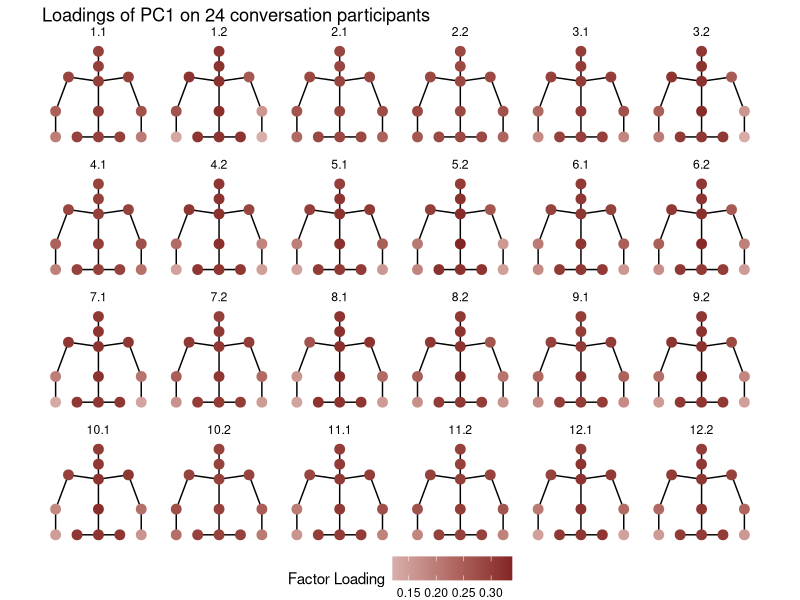
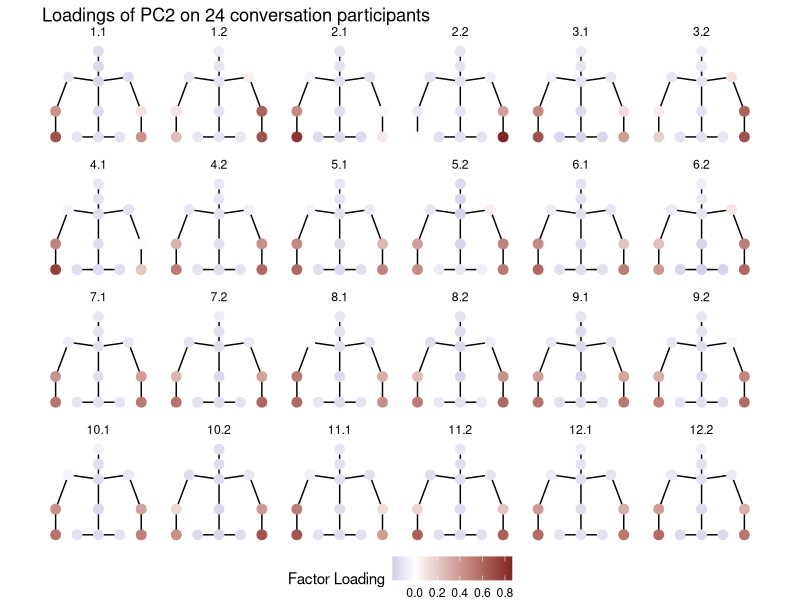
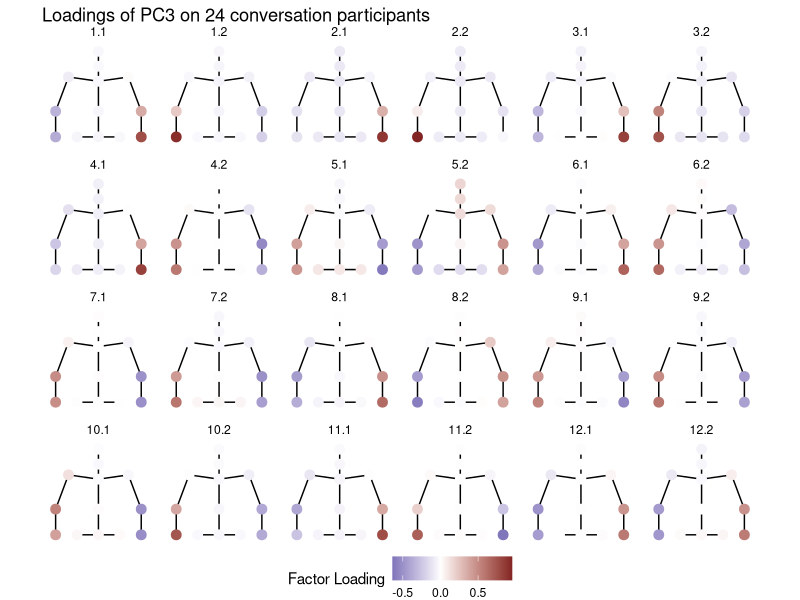
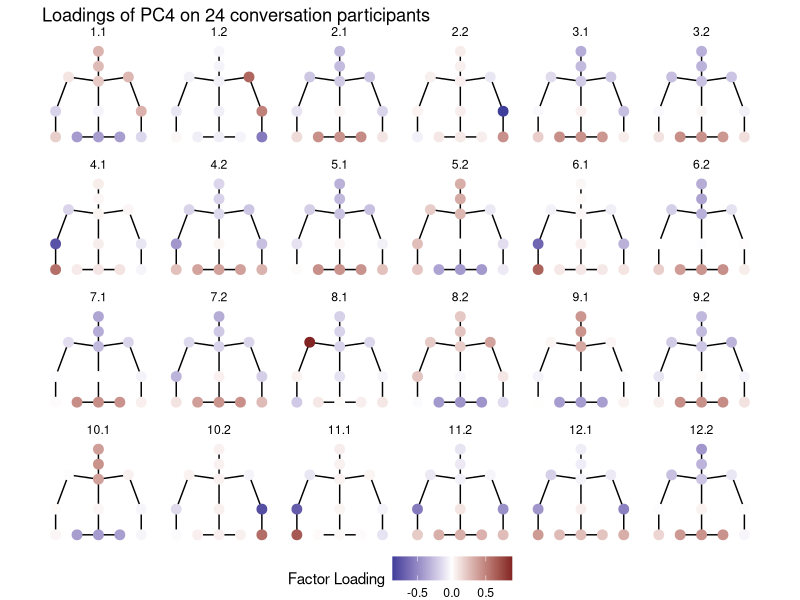
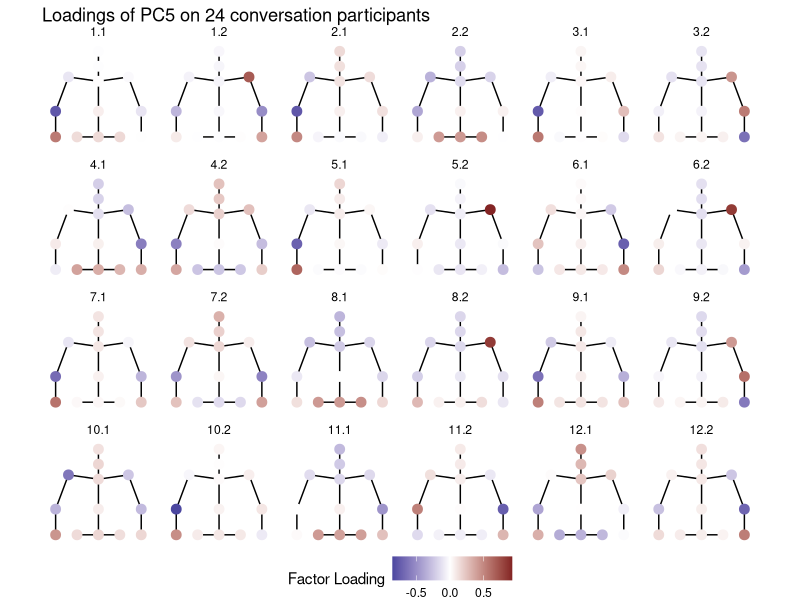

These figures' R source, in order:
## ---- chunk 1
knitr::opts_chunk$set(echo = TRUE, message=FALSE)
library(tidyverse)
library(knitr)
## ---- chunk 2
# This section provides some handy functions for plotting those body part loadings
# in a pretty, human-like figure. 

# loadings are 
loadings_tbl <- read_csv('loadings_tbl_full.csv')
loadings_tbl %>% head(4) %>% kable(digits = 2)

# bodyplot_points.csv specifies each body part's location in the space [-1,1]x[-1,1]
bodyplot_points <- read_csv('bodyplot_points.csv')
bodyplot_points %>% head(5) %>% kable()

# bodyplot_lines.csv specifies which of those link with each other.
bodyplot_links <- read_csv('bodyplot_lines.csv')
bodyplot_links %>% head(5) %>% kable()

bodyplot_lines <- bodyplot_links %>%
  mutate(id=1:n()) %>%
  gather(Point, BodyPart, c("PointA", "PointB")) %>%
  left_join(bodyplot_points, by="BodyPart") %>%
  gather(Dimension, Entry, c("X", "Y")) %>%
  unite(LinePointType, Point, Dimension) %>%
  select(-c("BodyPart")) %>%
  spread(LinePointType, Entry)
bodyplot_lines %>% head(5) %>% kable()

bodyspacify <- function(x) {
  return(
    x %>%
      gather(PC, Loading, starts_with("PC")) %>%
      group_by(Dyad, Participant, PC) %>%
      mutate(Loading = Loading * sign(sum(Loading))) %>%
      full_join(bodyplot_points, by="BodyPart")
  )
}
## ---- chunk 3

# Take the loadings, and add columns to get the points to display in their proper
# locations on the body, e.g, head at top, arm on right side, etc.
bodyspace_loadings <- loadings_tbl %>%
  filter(BodyPart != "ExplainedVariance") %>%
  bodyspacify() %>%
  mutate(                            # a hacky way to have titles display as e.g, 10.1
    pid = Dyad + Participant * 0.1   # for dyad 10 participant 1, without letting numbers
  )                                  # get ordered lexographically (1 < 10 < 11 < 2)
  
bodyspace_loadings %>% head(5) %>% kable()

plot_graphic_loadings <- function (bodyspace_loadings, displayPC) {
  return(
    ggplot(data=bodyspace_loadings %>% filter(PC==displayPC)) + 
      facet_wrap(vars(pid), nrow=4) +
      geom_segment(
        aes(x=PointA_X, y=PointA_Y,
            xend=PointB_X, yend=PointB_Y),
        data=bodyplot_lines
      ) +
      geom_point(size=3, aes(x=X,y=Y,color=Loading)) + 
      xlim(-1.2, 1.2) +
      ylim(-1.2, 1.2) +
      scale_color_gradient2("Factor Loading", low = scales::muted("blue"), mid = "white",
  high = scales::muted("red")) +
      coord_fixed() +
      theme_void() +
      labs(title = paste("Loadings of", displayPC, "on 24 conversation participants")) +
      theme(legend.position = "bottom")
  )
}

## ---- chunk 4
plot_graphic_loadings(bodyspace_loadings, displayPC="PC1")
plot_graphic_loadings(bodyspace_loadings, displayPC="PC2")
plot_graphic_loadings(bodyspace_loadings, displayPC="PC3")
plot_graphic_loadings(bodyspace_loadings, displayPC="PC4")
plot_graphic_loadings(bodyspace_loadings, displayPC="PC5")
